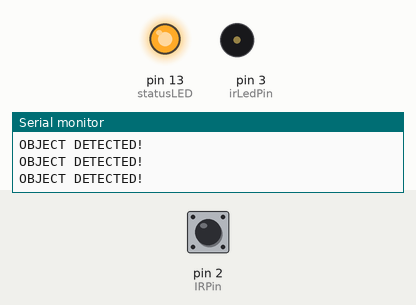
Simulated run of this sketch. Board: Arduino Uno, built with avr-gcc and run on an emulated ATmega328P. Shown: output pins drawn as LEDs (lit = HIGH), buzzer (waves = sounding), the last lines printed to the serial monitor. Dashed ring = blinking. Inputs (shaded band) come from the test bench; at power-on: pin 2 (IRPin) HIGH.

Above: at 1.2 s.
1.3 s: pin 2 (IRPin) driven LOW
At 1.9 s:
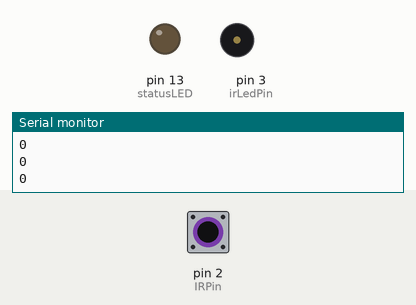
2.8 s: pin 2 (IRPin) driven HIGH
At 3.4 s:
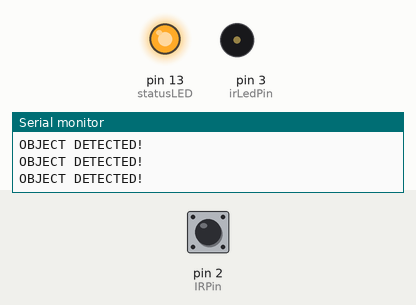
5.8 s: pin 2 (IRPin) pulsed LOW 5 times (0.12 s each, 0.3 s apart)
At 7.1 s:
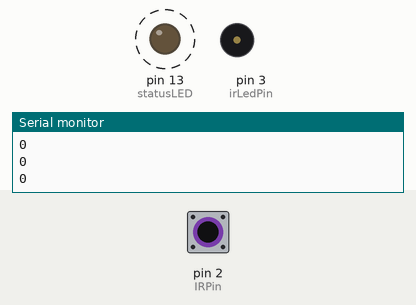
10.3 s: pin 2 (IRPin) pulsed LOW 2 times (0.12 s each, 0.3 s apart)
At 12.0 s:
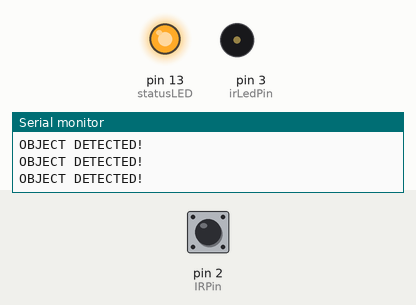
Timing chart, 0 to 13.5 s (numbered marks = the images above; inputs shaded):
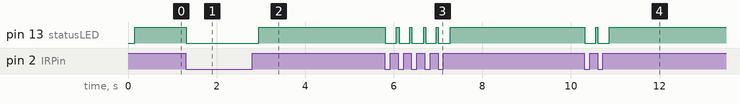

Measured:
- after the input at 1.3 s, pin 13 (statusLED): HIGH → LOW at once
- after the input at 2.8 s, pin 13 (statusLED): LOW → HIGH after 0.15 s
- after the input at 5.8 s, pin 13 (statusLED): alternates HIGH for 0.04 s and LOW for 0.24 s, 10 changes in all, then stays HIGH, starting at once
- after the input at 10.3 s, pin 13 (statusLED): alternates HIGH for 0.04 s and LOW for 0.25 s, 4 changes in all, then stays HIGH, starting at once

The sketch:

combined.ino
```cpp
const int IRPin = 2;       // Receiver Pin
const int irLedPin = 3;    // Transmitter Pin
const int statusLED = 13;  // Built-in LED


unsigned long lastBeamTime = 0;
const long limit = 150; // Trigger alarm

void setup() {
  Serial.begin(9600);
  pinMode(IRPin, INPUT);
  pinMode(irLedPin, OUTPUT);
  pinMode(statusLED, OUTPUT);
  Serial.println("Combined Sensor Started");
}

void loop() {

  // Sende Signal 38kHz
  tone(irLedPin, 38000);
  //Umsetzungstoleranz
  delay(2);

  // Lesen Sensor
  int sensorState = digitalRead(IRPin);

  //IR-Licht ausschalten
  noTone(irLedPin);

  if (sensorState == LOW) {
    lastBeamTime = millis(); // Reset timer
    digitalWrite(statusLED, LOW); // Safe status
  }


  // Kein Signal von Transmitter(d.h. Transmitter empfängt IR-Licht)
  if (millis() - lastBeamTime > limit) {
    Serial.println("OBJECT DETECTED!");
    digitalWrite(statusLED, HIGH); // Alarm status
  }
  else Serial.println(digitalRead(IRPin));

  // Resetdelay
  delay(20);
}
```
